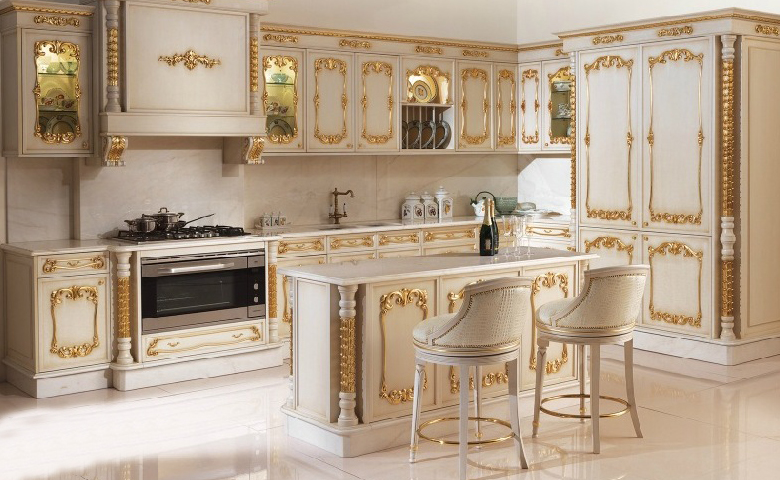
#> input picture 6) Thresholding/foto.jpg, 780 x 480 px
$ python thresholding.py
#> lines starting #> are read from the running program, lines starting #| are printed output that depends on the picture; after the words box and inside, x2 and y2 are one past the last pixel; in counts of white or black regions, pixels touching at a corner belong together
# -*- coding: utf-8 -*-
"""
Created on Sat Nov 26 03:25:50 2022

@author: erdem
"""

#thresholding bir fotoğrafın şahsına özel detaylarını almamızı sağlıyan onu sınıflandırmamızı sağlayan bir yapıddır
import cv2
import numpy as np
from matplotlib import pyplot as plt

img = cv2.imread("foto.jpg",0)#greyscale ettik
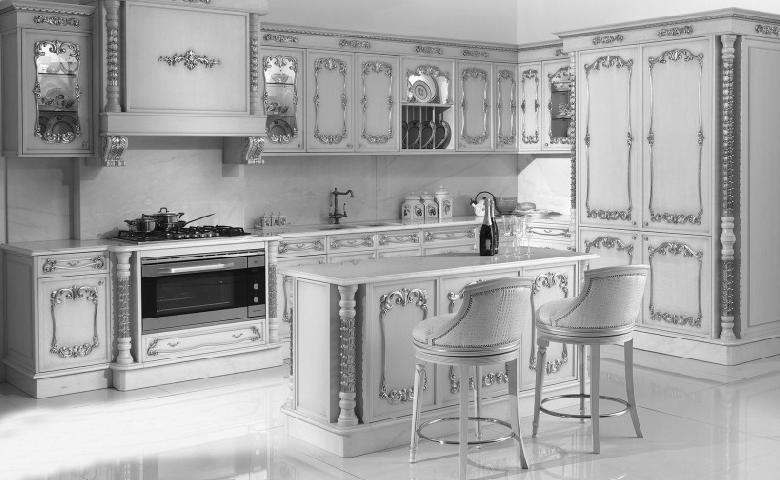
#> img: shape (480, 780); min 2, max 255, mean 164.9

cv2.imshow("img",img)

ret,th1 =cv2.threshold(img,150,200,cv2.THRESH_BINARY) #◘girilen sayısal verilerle en düzgün ayrıştırılabilir görsel eldedilmeye çalışılır
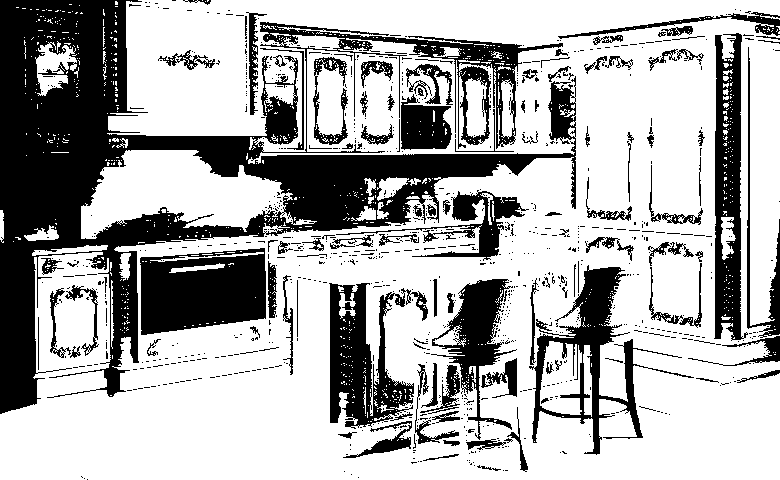
#> th1: shape (480, 780); values 0 (black) and 200 (white), 68% white; 931 black regions (816 under 20 px), largest, box (x1, y1, x2, y2) and area: (0, 0, 576, 414) 62609, (140, 248, 266, 335) 8670, (329, 283, 428, 429) 6844
th2 =cv2.adaptiveThreshold(img,255,cv2.ADAPTIVE_THRESH_MEAN_C,cv2.THRESH_BINARY,21,2)
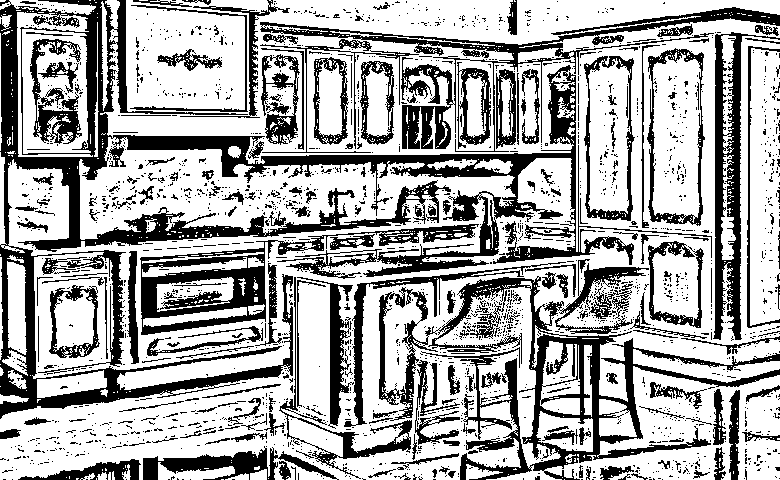
#> th2: shape (480, 780); 66.3% white; 2064 black regions (1848 under 20 px), largest, box (x1, y1, x2, y2) and area: (0, 0, 712, 419) 38612, (379, 259, 780, 480) 16427, (260, 7, 780, 152) 8017
#girilen son iki değerin birbirin bölümünden kalan 1 olmak zorundadır
#Gsonda girilen değerlerden ilki nekadar artarsa çizgi kalınlıklarıda okadar artıyor

th3 = cv2.adaptiveThreshold(img,255,cv2.ADAPTIVE_THRESH_GAUSSIAN_C,cv2.THRESH_BINARY,21,2)
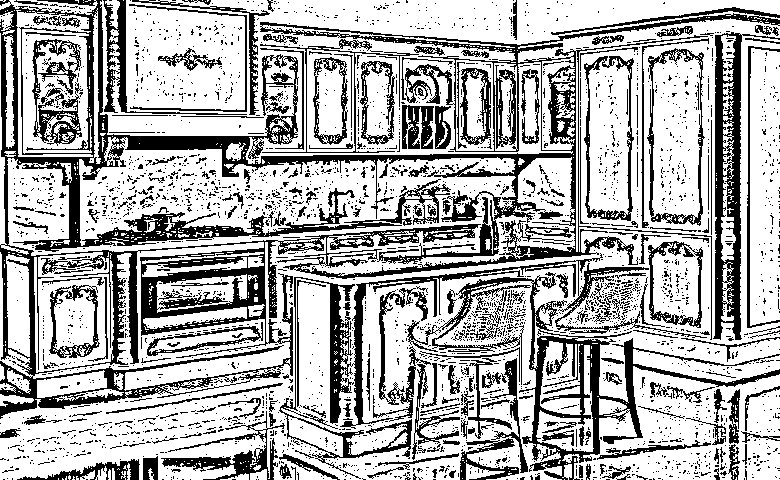
#> th3: shape (480, 780); 68.7% white; 3123 black regions (2869 under 20 px), largest, box (x1, y1, x2, y2) and area: (0, 0, 780, 419) 46281, (407, 272, 780, 480) 8730, (279, 253, 707, 479) 6997

cv2.imshow("img-th1",th1)
cv2.imshow("TH2",th2)
cv2.imshow("TH3",th3)
cv2.waitKey(0)
#> (the run stopped early here; a loop or call above may not have finished)

$ run again, with 6) Thresholding/helikopter.jpeg copied over 6) Thresholding/foto.jpg
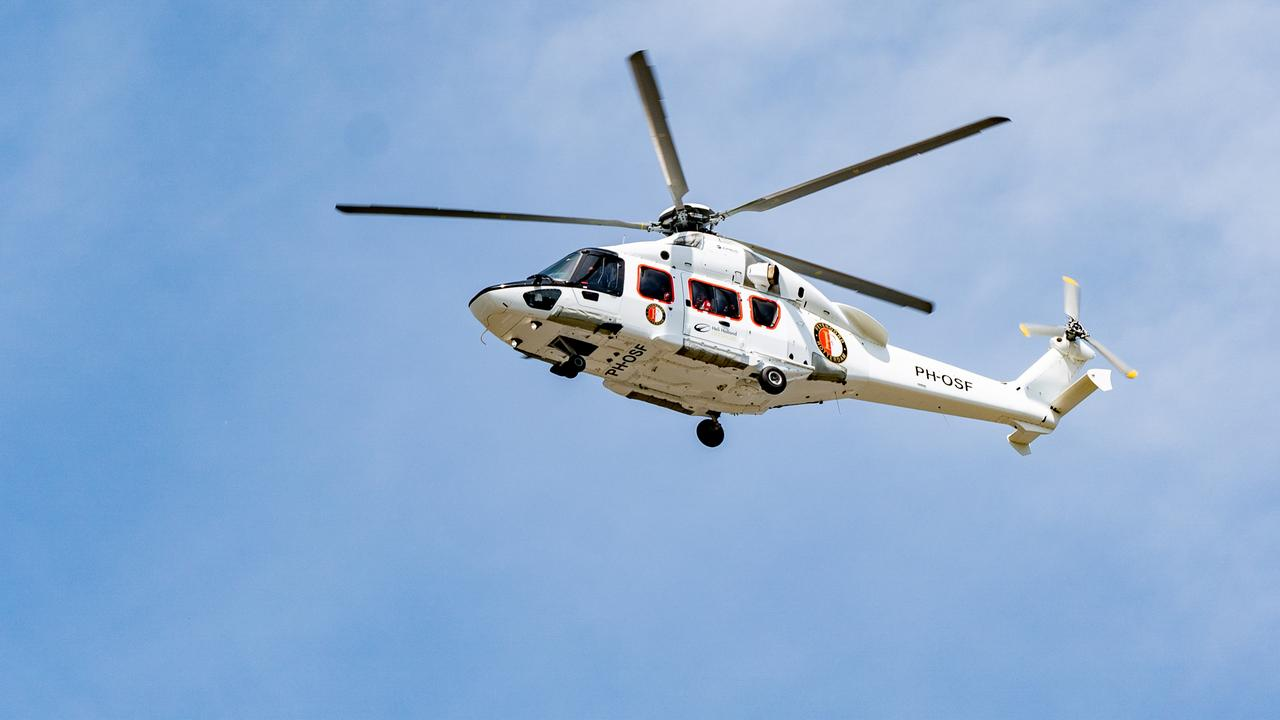
#> input picture 6) Thresholding/helikopter.jpeg, 1280 x 720 px
#> `ret,th1 =cv2.threshold(img,150,200,cv2.THRESH_BINARY)`:
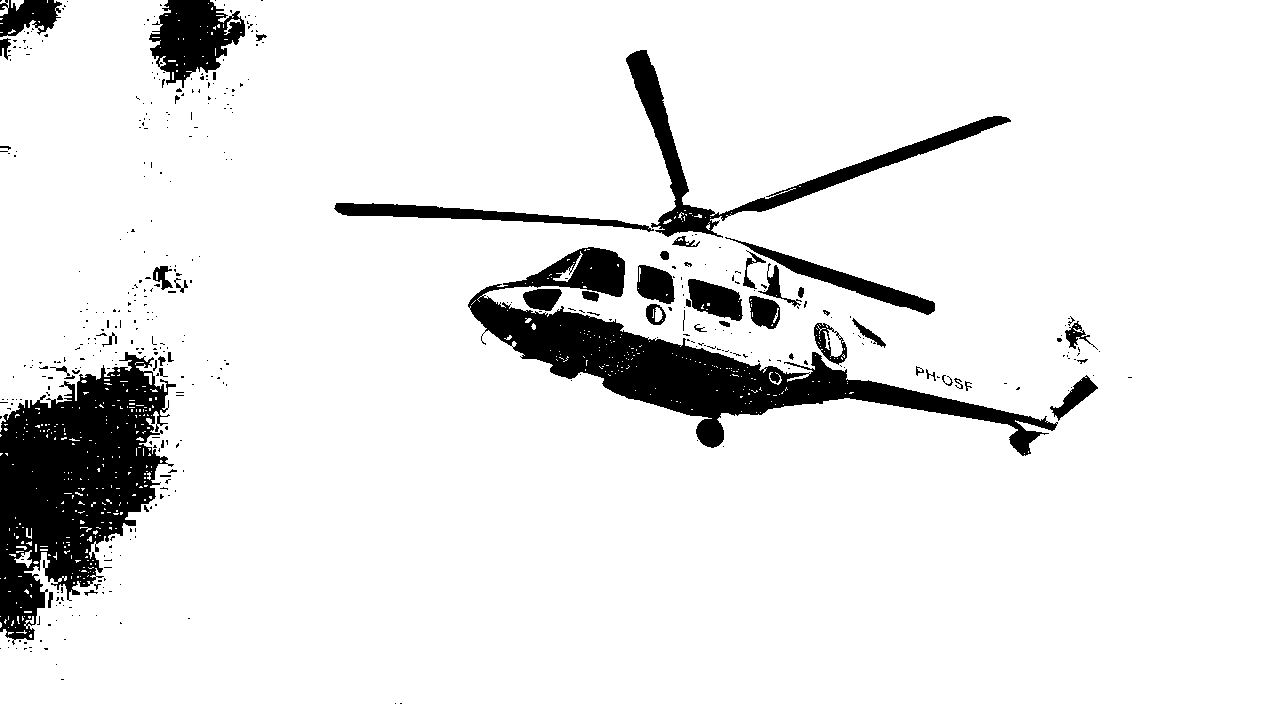
#> th1: shape (720, 1280); values 0 (black) and 200 (white), 90.9% white; 425 black regions (369 under 20 px), largest, box (x1, y1, x2, y2) and area: (0, 352, 176, 645) 27650, (468, 247, 1058, 456) 26516, (626, 50, 1011, 238) 7625
#> th2: shape (720, 1280); 89.4% white; 6688 black regions (6098 under 20 px), largest, box (x1, y1, x2, y2) and area: (626, 50, 1013, 314) 9336, (584, 321, 1136, 456) 9316, (468, 248, 625, 379) 5913
#> `th3 = cv2.adaptiveThreshold(img,255,cv2.ADAPTIVE_THRESH_GAUSSIAN_C,cv2..`:
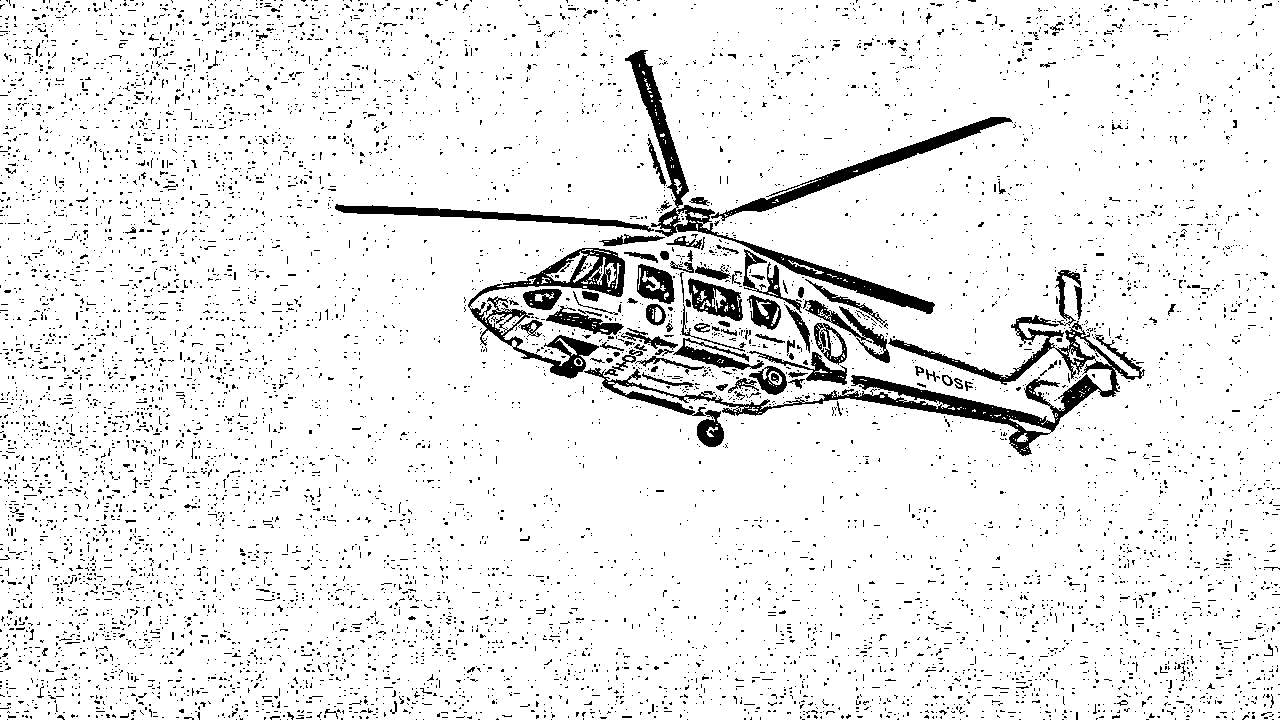
#> th3: shape (720, 1280); 92.1% white; 7505 black regions (7356 under 20 px), largest, box (x1, y1, x2, y2) and area: (584, 315, 1145, 456) 10608, (625, 50, 935, 314) 5547, (468, 248, 625, 379) 4355
